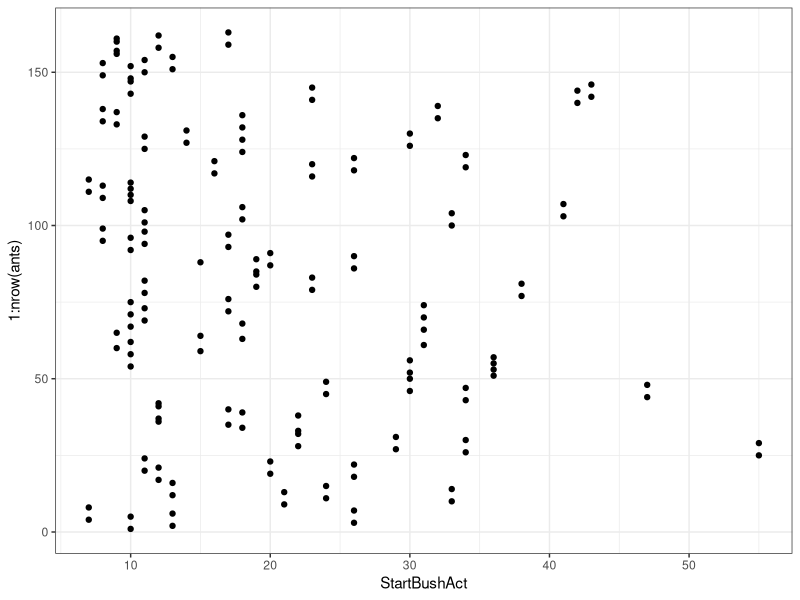
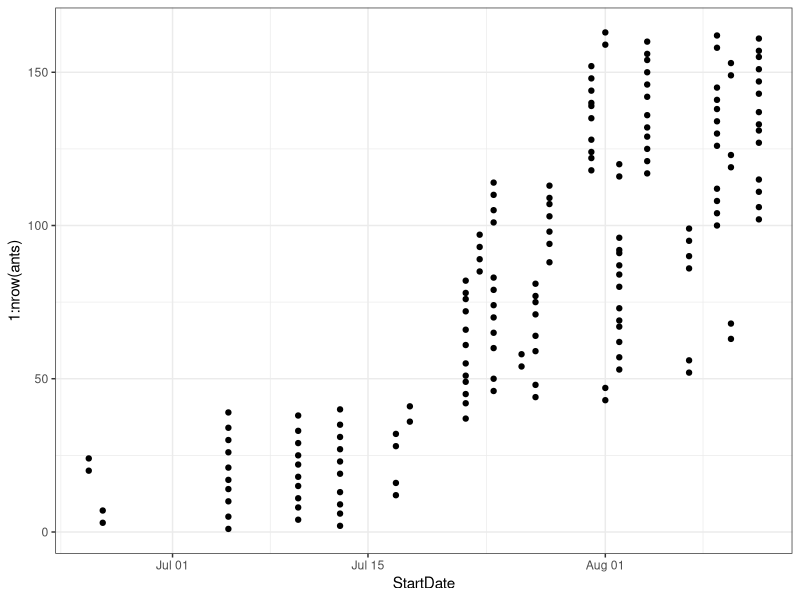
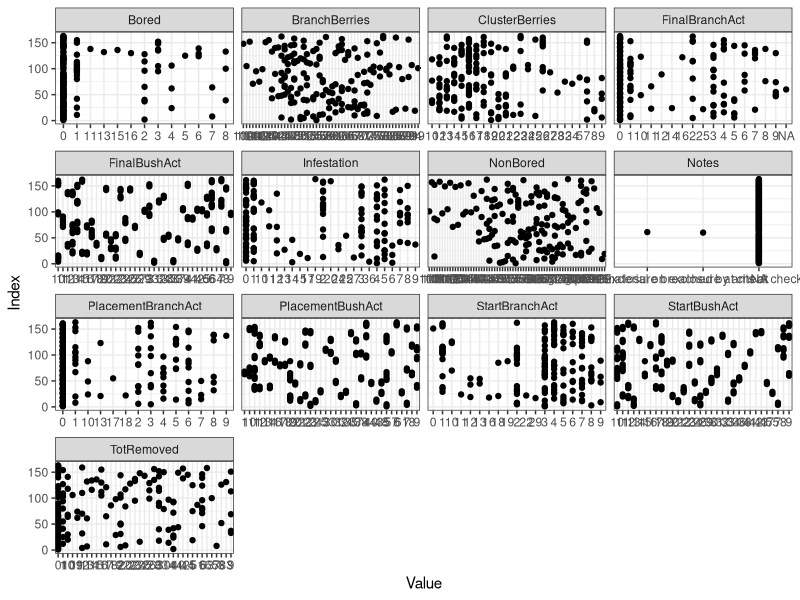

Generate these figures, in order, with R:
## Муравьи и кофейные бурильщики #################

# Кофейный бурильщик [_Hypothenemus hampei_](https://ru.wikipedia.org/wiki/Hypothenemus_hampei) --- важный вредитель на кофейных плантациях по всему миру. Чтобы бороться с этим жуком в Центральной Америке используют муравья [_Azteca sericeasur_](https://www.antweb.org/description.do?rank=species&genus=Azteca&name=sericeasur&project=worldants). В статье Morris et al. (2015) описан эксперимент, который позволяет оценить насколько эффективен такой метод борьбы с вредителем.

# На ферме собрали всех жуков - потом их использовали, чтобы создать четыре разных уровня плотности кофейных жуков. На каждом участке выбрали несколько веток кофе. На каждой ветке кофе на один побег муравьи могли беспрепятственно проникать, а на соседнем побеге была установлена преграда, которая предотвращала доступ муравьев.
# Через сутки после начала эксперимента подсчитывали число сверлений кофейных жуков.

# Источник данных:
# Morris, J.R., Vandermeer, J. and Perfecto, I., 2015. A keystone ant species provides robust biological control of the coffee berry borer under varying pest densities. PloS one, 10(11), p.e0142850.

# Файл:

# Morris_2015_Ants.xlsx

# Переменные:

# - Site -
# + Treatment - плотность жуков (4 градации)
# - StartDate -
# - StartTime -
# - StartBushAct -
# - StartBranchAct - начальная активность муравьев на ветке
# - Bored -
# - NonBored -
# + BranchBerries - число ягод на ветке
# = TotRemoved - общее число удаленных во время подготовки ягод
# = Cluster Berries - суммарное число кластеров ягод на ближайших ветвях
# - PlacementDate -
# - PlacementTime -
# - PlacementBushAct -
# - PlacementBranchAct -
# - FinalBushAct -
# - FinalBranchAct - разница числа кофейных жуков между побегами на ветке
# + Infestation - число кофейных жуков, просверливших плоды кофе на данном побеге через 24 часа
# + Branch - доступ муравьев (0, 1)

library(readxl)
library(ggplot2)
theme_set(theme_bw() + theme(legend.key = element_blank()))
update_geom_defaults("point", list(shape = 19))
library(car)
library(dplyr)
library(tidyr)
library(lme4)
# library(sjstats)

stand <- function(x) {
  (x - mean(x, na.rm = TRUE)) / sd(x, na.rm = TRUE)
}


## Подготовка данных ####
ants <- read_excel("data/Morris_2015_Ants.xlsx", sheet = "Data", na = "NA")
str(ants)

# Переименовываем переменные
colnames(ants)[c(10, 12)] <- c("BranchBerries", "ClusterBerries")

# поправляем типы данных
ants$Site <- factor(ants$Site)
ants$Branch <- factor(ants$Branch)
ants$Treatment <- factor(ants$Treatment)

# Пропущенные значения
colSums(is.na(ants))
# Удаляем
ants <- ants[!is.na(ants$TotRemoved), ]
colSums(is.na(ants))

# Численность групп по факторам
table(ants$Branch)
table(ants$Site, ants$Treatment)

# Есть ли наблюдения-выбросы? строим dot-plot
dotplot <- ggplot(ants, aes(y = 1:nrow(ants))) +
  geom_point()
dotplot + aes(x = StartBushAct)
dotplot + aes(x = StartDate)

# Сразу много дот-плотов
ants %>% mutate(Index = row_number()) %>%
  gather(key = Variable, value = Value,
         -c(Index, Site, Treatment, Branch, StartDate,
            StartTime, PlacementDate, PlacementTime))  %>%
  ggplot(., aes(x = Value, y = Index)) +
  geom_point() +
  facet_wrap(~ Variable, scales = "free_x")
# выбросов нет

## Сколько нулей?
sum(ants$Infestation == 0)/nrow(ants)
# нулей мало

## Трансформация данных
ants <- ants %>% mutate(
  StartBranchAct_std = stand(StartBranchAct),
  BranchBerries_std = stand(BranchBerries),
  ClusterBerries_std = stand(ClusterBerries),
  TotRemoved_std = stand(TotRemoved)
)

# Проверка на колинеарность
M <- lm(Infestation ~ Treatment + Branch + StartBranchAct_std + BranchBerries_std + ClusterBerries_std + TotRemoved_std, data = ants)
vif(M)

## Модель из статьи ##############################

# # Модель, составленная по описанию из статьи у
# меня не сходится. С ней можно повозиться, но мы
# этого делать не будем.

# Как бороться за сходимость модели?
# https://rstudio-pubs-static.s3.amazonaws.com/33653_57fc7b8e5d484c909b615d8633c01d51.html

M <- glmer(Infestation ~ Treatment * Branch +
             StartBranchAct + BranchBerries +
             ClusterBerries + TotRemoved + (1|Site),
           data = ants, family = "poisson")

## Задание #######################################

# Постройте модель зависимости заражения кофейным
# бурильщиком от плотности жуков, доступа
# муравьев, начальной активности муравьев на
# ветке, общего числа ягод.



